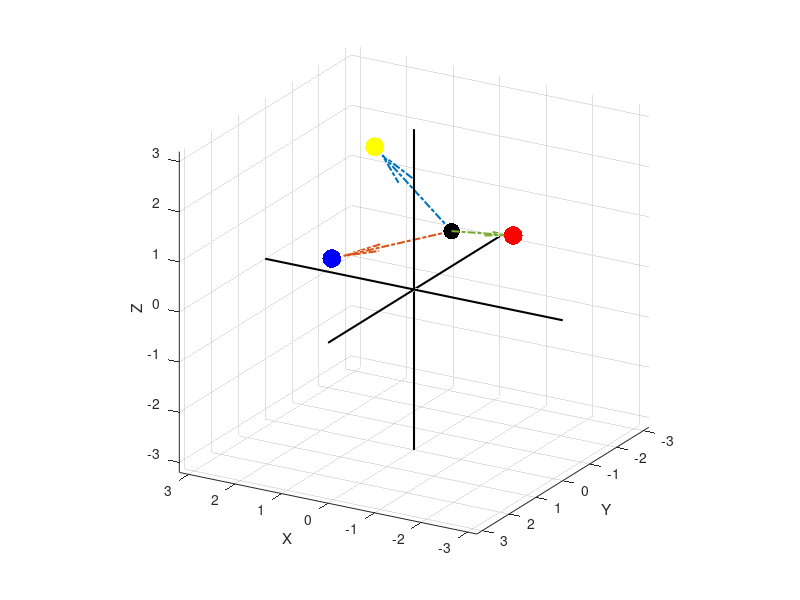

Write the MATLAB code that produced this figure. (Note: this script raises an error after producing the figure.)
clear all; clc; close all;
%%
global ng delta_t xg;
num_dof = 3;
ng = 3;
nd = 3;
nm = 3; %2-D interface in 3D world
% cm = {[1,2], [3]};
cm = {[1],[2],[3]};
delta_t = 0.05;
% w1 = 0.5;
% w2 = 0.5;

% %CONFIDENCE ARRAYS 
% conf_p = zeros(ng, 1);
% conf_n = zeros(ng, 1);
% conf_pp = zeros(ng, 1);
% conf_nn = zeros(ng, 1);
% 
% Dkjp_c1 = zeros(nd, 1);
% Dkjn_c1 = zeros(nd, 1);
% Dkjp_c2 = zeros(nd, 1);
% Dkjn_c2 = zeros(nd, 1);
% 
% Dkjp = zeros(nd, 1);
% Dkjn = zeros(nd, 1);
% Dkj = zeros(nd, 1);
% Dcm = zeros(nm, 1);
% kstar = 0;
% cmstar = 0;
maxR = 0.5;
minR = -0.5;
minR  + (maxR - minR)*rand(1, ng);
% xg = [minR  + (maxR - minR)*rand(1, ng); -rand(1, ng) - 0.02; 0.5*rand(1, ng) + 0.1] + rand(nd,1)*0.2 - rand(nd,1)*0.2; %random goal positions. These will be treated as fixed parameters.
xg = [2, -2, 1.8;
      -1.5, -1.1, 1;
      2, -0.4, 0.1;]';
pg0 = (1/ng)*ones(ng, 1);
pg = (1/ng)*ones(ng, 1);
project_time_list = [1,1,2,2]';
projected_pg_list = zeros(nd*ng, length(project_time_list));
% xr = [0.405, -0.128, 0.287]';
xr = [0,-1.4,0.7]';
%%
%PLOT GOALS AND ROBOT and UH
figure;
colors = {'y', 'r', 'b'};
for i=1:ng
    scatter3(xg(1,i), xg(2,i), xg(3,i), 180, colors{i}, 'filled'); grid on; hold on;
end
% scatter3(xg(1,1:ng), xg(2,1:ng), xg(3,1:ng), 180, 'k', 'filled'); grid on; hold on;
xlabel('X'); ylabel('Y'); zlabel('Z');
scatter3(xr(1), xr(2), xr(3), 140, 'k', 'filled');
% quiver3(xr(1), xr(2), xr(3), uh(1), uh(2), uh(3), 0, 'LineWidth', 2, 'MaxHeadSize', 2); %current robot velocity arrow
for i=1:ng %vectors connecting robot and goals.
    quiver3(xr(1), xr(2), xr(3), xg(1,i) - xr(1), xg(2,i) - xr(2), xg(3,i) - xr(3), 'LineWidth', 1.5, 'LineStyle', '-.');
end
xrange = 0.8*[-4,4]; %set axis limits
yrange = 0.8*[-4,4];
zrange = 0.8*[-4,4];
line(xrange, [0,0], [0,0], 'Color', 'k', 'LineWidth', 1.5); %draw x and y axes.
line([0,0], yrange, [0,0], 'Color', 'k','LineWidth', 1.5);
line([0,0], [0,0], zrange, 'Color', 'k','LineWidth', 1.5);
axis([xrange, yrange, zrange]);
axis square;
view([210,21]);
%%
total_time = 2;
T = 0:delta_t:total_time;
cell_pgs = cell(nm, 1); %for each mode
cell_trajs = cell(nm, 1); %to collect trajectories for each. 
pgs = zeros(ng, length(T), ng); %probabilities for each goal (row), at each time step (column) for each uh towards each goal(3rd)
traj = zeros(nd, length(T), ng);
a = 0.5*rand(ng-1, 1); a = [1-sum(a); a];
for i=1:ng
    pgs(:, 1, i) = (1/ng)*ones(ng, 1); %initialize pg0
%     pgs(:, 1, i) = a;
    traj(:, 1, i) = xr;
end
%%

for i=1:nm %for each mode
    for j=1:ng %for control commands towards each goal
        uh = xg(:, j) - xr;
        zero_dim = setdiff(1:nd,cm{i});
        for jj=1:length(zero_dim)
            uh(zero_dim(jj)) = 0;
        end
        uh = 0.2*(uh/(norm(uh) + realmin));
        for k=1:length(T)-1
             traj(:, k+1, j) = sim_dyn(traj(:, k, j), uh); %sim_dyn intenrally updates global robot state
             pgs(:, k+1, j) = compute_p_of_g_dft(uh, traj(:,k,j), pgs(:, k, j));
        end
    end
    cell_pgs{i} = pgs;
    cell_trajs{i} = traj;
end

%% plot trajectories
% for i=1:nm
%     for ii = 1:ng
%         traj = cell_trajs{i}(:,:,ii);
%         figure;
%         for j=1:length(T)
%             scatter3(traj(1, j), traj(2, j), traj(3, j), 'b', 'filled'); hold on;
%         end
%         xrange = [-1,1]; %set axis limits
%         yrange = [-1,1];
%         zrange = [-1,1];
%         line(xrange, [0,0], [0,0], 'Color', 'k', 'LineWidth', 1.5); %draw x and y axes.
%         line([0,0], yrange, [0,0], 'Color', 'k','LineWidth', 1.5);
%         line([0,0], [0,0], zrange, 'Color', 'k','LineWidth', 1.5);
%         axis([xrange, yrange, zrange]);
%         axis square;
%         view([210,21]);
%     end
% end
%%
figure;
for i=1:nm %number of modes, in columns
    curr_cell = cell_pgs{i};
    for j=1:ng %to each goal, in rows
        pgs_data = curr_cell(:,:, j);
        subplot(ng, nm, (j-1)*nm  + 1 + i - 1);
        plot(T, pgs_data', 'LineWidth', 2); grid on; ylim([0,1.0]);
        if i == 1
            ylabel({strcat('Motion to Goal ', num2str(j)), ' P(g)'} );
        else
            ylabel('P(g)');
        end
        
        xlabel('Time');
        if j == 1
            title(strcat('Control mode ', num2str(i)));
        end
        
    end
end
%% DISAMB MOTIVATION PLOTS. 
%plot goals
% close all;
figure
xrange = 0.6*[-4,4]; %set axis limits
yrange = 0.6*[-4,0];
zrange = 0.6*[0,4];
colors = {[1,0.8,0], [1,0,0], [0,0,1]};
for ii=1:ng
    scatter3(xg(1,ii), xg(2,ii), xg(3,ii), 250, colors{ii}, 'filled'); grid on; hold on;
    for jj=1:nd
        target = xg(:, ii); 
        if jj==1 || jj==2
            target(jj) = -2.4;
        else
            target(jj) = 0;
        end
        line([xg(1,ii), target(1)],[xg(2,ii), target(2)],[xg(3,ii), target(3)],'Color', [0,0,0,0.6], 'LineWidth', 0.6, 'LineStyle', '-.');
    end
end

for jj=1:nd
    target = xr;
    if jj==1 || jj==2
        target(jj) = -2.4;
    else
        target(jj) = 0;
    end
    line([xr(1), target(1)],[xr(2), target(2)],[xr(3), target(3)],'Color', [0,0,0,0.6], 'LineWidth', 0.6, 'LineStyle', '-.');
    
end
xlabel('X'); ylabel('Y'); zlabel('Z');
scatter3(xr(1), xr(2), xr(3), 500, 'k', 'filled');

% line(xrange, [0,0], [0,0], 'Color', 'k', 'LineWidth', 1.5); %draw x and y axes.
% line([0,0], yrange, [0,0], 'Color', 'k','LineWidth', 1.5);
% line([0,0], [0,0], zrange, 'Color', 'k','LineWidth', 1.5);
axis([xrange, yrange, zrange]);
axis square;
% view([-221,26]);
view([117 11]);
tg = 3; %specify target goal. b,r,y = 1,2,3
color_g = {[1,0.8,0], [1,0,0], [0,0,1]};
for i=1:nm %along each axis
    pgs = cell_pgs{i}(:,:,tg); %probabilities for each axis/control dimension is present
    for j=1:ng %use j to offset the lines slightly. ng separate lines. 
        tc = color_g{j};
        sc = [0.95, 0.95, 0.95];
        sp = xr;
        if i==1
            if j==1
                max_prob =  max(pgs(1, :));
            elseif j == 3
                max_prob = max(pgs(3,:));
            else
                max_prob = 1;
            end
        elseif i==2 || i==3
            if j==3
                max_prob = max(pgs(3,:));
            end
        end
        for k=1:length(T)
            alpha = pgs(j,k);
            color_point = interpolate_color(sc, tc, alpha, max_prob);
            dis = abs(sp - xg(:, tg)); gap = 0.04;
            if i==1
                scatter3(sp(1) + k*dis(i)/length(T), sp(2), sp(3) + (j-1)*gap, 20, color_point, 'filled');
                scatter3(sp(1) + k*dis(i)/length(T) + dis(i)/(2*length(T)), sp(2), sp(3) + (j-1)*gap, 20, color_point, 'filled');
            
            end
            if i==2
                scatter3(sp(1), sp(2)+k*dis(i)/length(T), sp(3) + (j-1)*gap, 20, color_point, 'filled');
                scatter3(sp(1), sp(2)+k*dis(i)/length(T)+ dis(i)/(2*length(T)), sp(3) + (j-1)*gap, 20, color_point, 'filled');

            end
            if i==3
                scatter3(sp(1), sp(2) - (j-1)*gap, sp(3)-k*dis(i)/length(T), 20, color_point, 'filled');
                scatter3(sp(1), sp(2) - (j-1)*gap, sp(3)-k*dis(i)/length(T)-dis(i)/(2*length(T)), 20, color_point, 'filled');

            end
        end
    end
    %plot 3 lines along i axis.
end
% %%
% for i=1:nm %for each conttrol mode there will be different figure. 
%     figure;
%     curr_cell = cell_pgs{i};
%     for j=1:ng %motion towards each goal
%         pgs_data = curr_cell(:,:,j);
%         for k=1:ng
%             subplot(ng,ng, (k-1)*ng  + 1 + j - 1);
%             
%             %plot goals and robot position
%             for ii=1:ng
%                 scatter3(xg(1,ii), xg(2,i), xg(3,ii), 180, colors{ii}, 'filled'); grid on; hold on;
%             end
%             xlabel('X'); ylabel('Y'); zlabel('Z');
%             scatter3(xr(1), xr(2), xr(3), 140, 'k', 'filled');
%             line(xrange, [0,0], [0,0], 'Color', 'k', 'LineWidth', 1.5); %draw x and y axes.
%             line([0,0], yrange, [0,0], 'Color', 'k','LineWidth', 1.5);
%             line([0,0], [0,0], zrange, 'Color', 'k','LineWidth', 1.5);
%             axis([xrange, yrange, zrange]);
%             axis square;
%             view([210,21]);
%             
%             
%             
%         end
%         
%     end
% end

%%

function color = interpolate_color(start_color, target_color, alpha, max_prob)
%         if alpha < 0.4
%             alpha = alpha - 0.1;
%         end
        
     color = (1.0 - alpha/max_prob)*start_color + (alpha/max_prob)*target_color;
end
%%
% min_ws = -0.5;
% max_ws = 0.5;
% num_steps = 8;
% step_size = (max_ws - min_ws)/num_steps;
% ax_p = (min_ws:step_size:max_ws)' +0.001;
% [X,Y,Z] = meshgrid(ax_p);
% ws_points = [X(:) Y(:) Z(:)];
% disamb_modes = zeros(size(ws_points, 1), 1);
% % xr = ws_points(i, :)';
